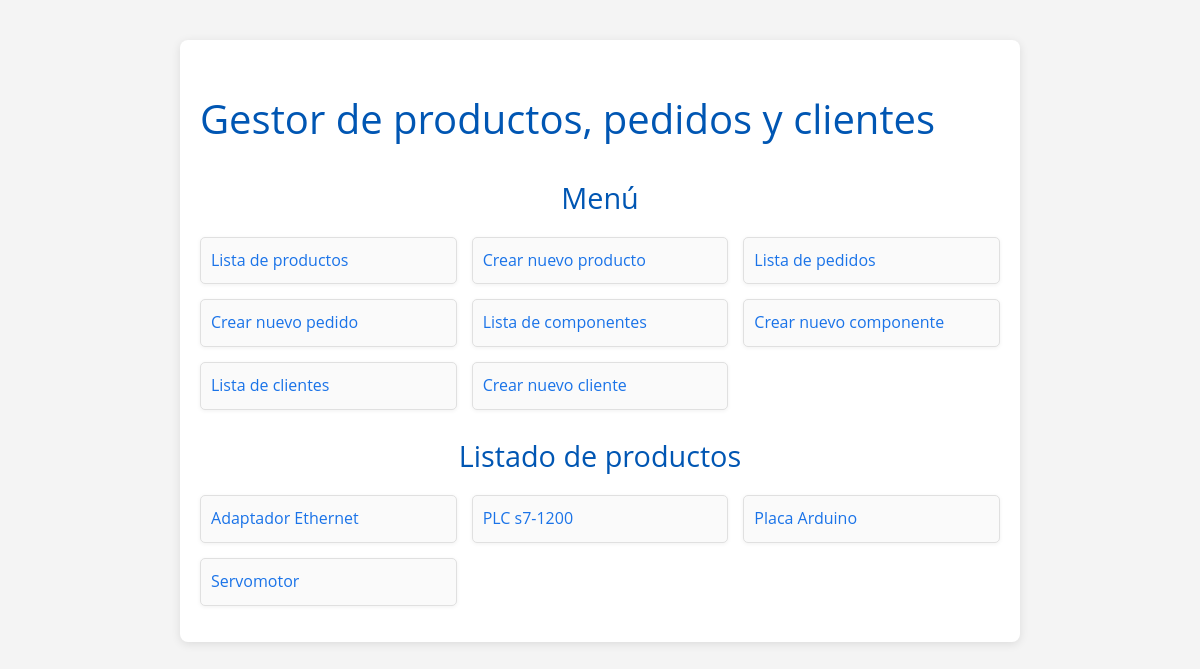
The app's page /appDjango/productos/, older data.
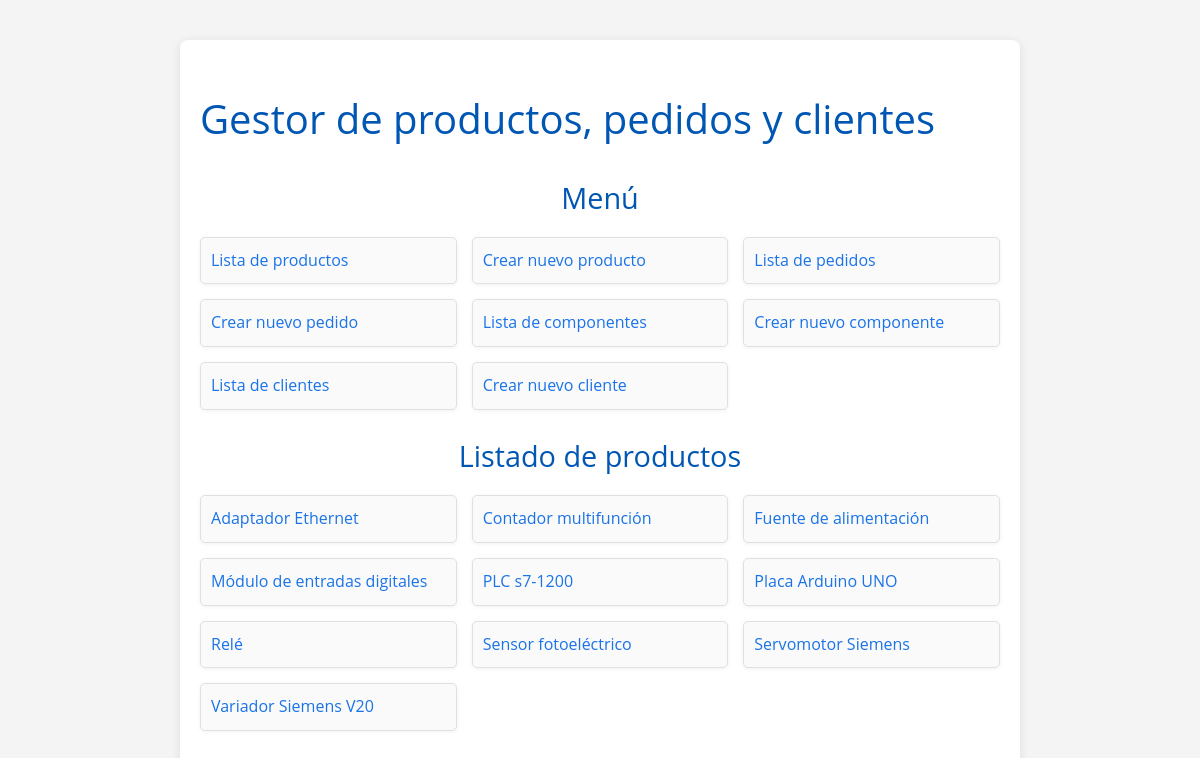
The same page, newer data.
### appDjango/models.py (models this page shows, shortened)
class Producto(models.Model):
    referencia_producto = models.AutoField(primary_key=True)
    nombre_producto = models.CharField(max_length=255)
    precio_producto = models.DecimalField(max_digits=10, decimal_places=2)
    descripcion_producto = models.TextField()
    categoria_producto = models.CharField(max_length=100)
    class Meta:
        verbose_name_plural = "Productos"
        verbose_name = "Producto"
        ordering = ["nombre_producto"]

### appDjango/views.py (the view)
# urls.py: path('productos/', ProductoListView.as_view(), name='index_productos'),
class ProductoListView(ListView):
    model = Producto
    template_name = "appDjango/producto_index.html"
    context_object_name = "productos"

### templates/appDjango/producto_index.html
{% extends 'base.html' %}
{% block contenido %}
        <h2>Listado de productos</h2>
        {% if productos %}
            <ul>
                {% for producto in productos %}
                	<li><a href="{% url 'productos_show' producto.referencia_producto %}">
                        {{ producto.nombre_producto }}</a></li>
                {% endfor %}
            </ul>
        {% else %}
            <p>No hay productos creados.</p>
        {% endif %}
{% endblock %}

Row changes from the older to the newer data that the page shows:
added Producto: nombre_producto "Contador multifunción"
added Producto: nombre_producto "Fuente de alimentación"
added Producto: nombre_producto "Módulo de entradas digitales"
changed Producto: nombre_producto "Placa Arduino" → "Placa Arduino UNO"
added Producto: nombre_producto "Relé"
added Producto: nombre_producto "Sensor fotoeléctrico"
changed Producto: nombre_producto "Servomotor" → "Servomotor Siemens"
added Producto: nombre_producto "Variador Siemens V20"
